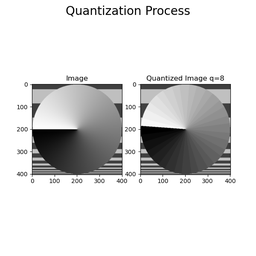
#> input picture part1/out_images/1.png, 256 x 256 px, shrunk from 600 x 600 before the run, found by its file name
$ python pa1_1.py
#> lines starting #> are read from the running program, lines starting #| are printed output that depends on the picture; after the words box and inside, x2 and y2 are one past the last pixel; in counts of white or black regions, pixels touching at a corner belong together
### part1/pa1_2.py
from PIL import Image
import numpy as np

def FloydSteinberg(image, q):
    """
    Floyd-Steinberg function to dither the image
    into a palette with q colours per channel.

    """

    # convert the image data type to float
    arr = np.array(image, dtype=float) / 255

    for ir in range(image.shape[0]):
        for ic in range(image.shape[1]):
            # copy the old value of the pixel
            old_val = arr[ir, ic].copy()
            #print(old_val)
            new_val = find_quantized_value(old_val, q)
            # assign the new value
            arr[ir, ic] = new_val
            # calculate the error between old and new values
            err = old_val - new_val
            # ignore the border pixels
            if ic < image.shape[1] - 1:
                arr[ir, ic+1] += err * 7/16
            if ir < image.shape[0] - 1:
                if ic > 0:
                    arr[ir+1, ic-1] += err * 3/16
                arr[ir+1, ic] += err * 5/16
                if ic < image.shape[1] - 1:
                    arr[ir+1, ic+1] += err / 16
    # rescale the image
    carr = np.array(arr/np.max(arr, axis=(0,1)) * 255, dtype=np.uint8)
    # return in Image form to save it later
    return Image.fromarray(carr)

def find_quantized_value(old_val, q):
    # Get the "closest" colour to old_val in the
    # range [0,1] per channel divided into q values
    return np.round(old_val * (q-1)) / (q-1)

### part1/pa1_1.py
from PIL import Image
import cv2
import os
import sys
import matplotlib.pyplot as plt
import numpy as np
from pa1_2 import FloydSteinberg

"""

GET THE ABSOLUTE PATH OF THE PROJECT

"""

ROOT_DIR = os.path.abspath("./")
sys.path.append(ROOT_DIR)
print("Root directory:", ROOT_DIR)


"""

READ AN IMAGE

"""


#IMAGE_DIR_PATH = os.path.join(ROOT_DIR, "dithering", "2.png")
IMAGE_DIR_PATH = os.path.join(ROOT_DIR, "dithering", "1.png")
image = cv2.imread(IMAGE_DIR_PATH)
#> image is the input picture: shape (256, 256, 3); min 0, max 255, mean 218.6


"""

QUANTIZE THE IMAGE

"""


from matplotlib import pyplot as plt

def quantize(image, q):
    img = np.copy(image)
    for i in range(img.shape[0]):
        for j in range(img.shape[1]):
            for k in range(img.shape[2]):
                img[i][j][k] = round(image[i][j][k]/q)*q

    return img


fig = plt.figure(figsize=(12,12))
fig.add_subplot(1, 5, 1)
plt.imshow(image)
plt.title("Image")

print("Quantization")

i = 2
for q in (2,4,6,8):
    print('q =', q)
    quantized_img= quantize(image, q)
    title = "Quantization (q=" + str(q) +  ")"
    fig.add_subplot(1, 5, i)
    plt.title(title)
    plt.imshow(quantized_img)
    i += 1
#> this loop made 4 passes
#> pass 1, `quantized_img= quantize(image, q)`:
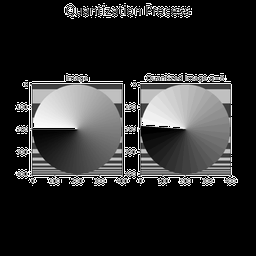
#> quantized_img: shape (256, 256, 3); min 0, max 254, mean 43.3
#> after the loop, i = 6

plt.show()
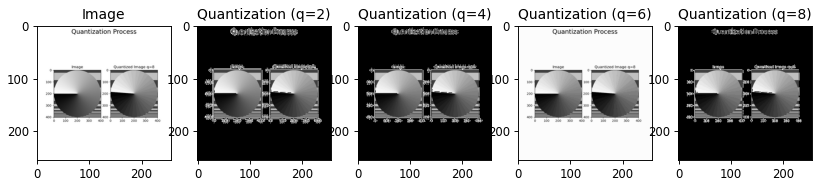
#> figure drawn by matplotlib, 5 panels
plt.clf()


"""

APPLY FLOYD-STEINBERG DITHERING

"""


fig = plt.figure(figsize=(12,12))
fig.add_subplot(2, 4, 1)
plt.imshow(image)
plt.title("Image")

print()
print("Dithering")

i = 5
for q in (2,4,6,8):
    print('q =', q)
    dithered_img= FloydSteinberg(image, q)
    title = "Dithering (q=" + str(q) +  ")"
    fig.add_subplot(2, 4, i)
    plt.title(title)
    plt.imshow(dithered_img)
    i += 1
#> this loop made 4 passes
#> pass 1, in FloydSteinberg, `carr = np.array(arr/np.max(arr, axis=(0,1)) * 255, dtype=np.uint8)`:
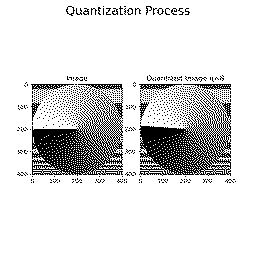
#> carr: shape (256, 256, 3); 85.7% white; black in thin lines or dots, all inside (x1, y1, x2, y2) = (17, 6, 236, 183)
#> pass 2, in FloydSteinberg (call 2), `carr = np.array(arr/np.max(arr, axis=(0,1)) * 255, dtype=np.uint8)`:
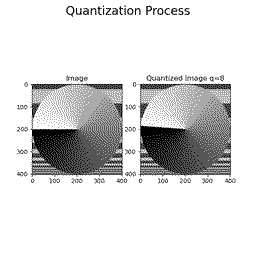
#> carr: shape (256, 256, 3); min 0, max 255, mean 218.6
#> pass 3, in FloydSteinberg (call 3), `carr = np.array(arr/np.max(arr, axis=(0,1)) * 255, dtype=np.uint8)`:
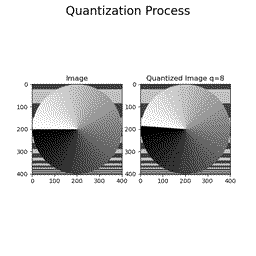
#> carr: shape (256, 256, 3); min 0, max 255, mean 218.6
#> after the loop, i = 9


plt.show()
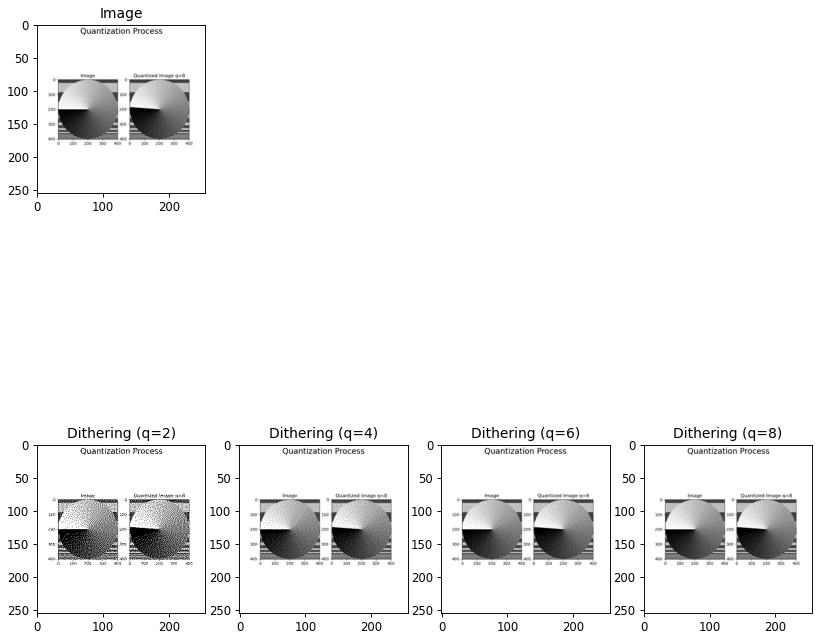
#> figure drawn by matplotlib, 5 panels
plt.clf()
